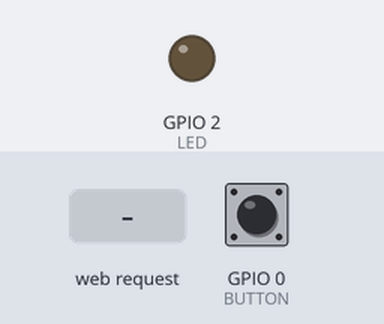
Bench run of a sketch on a simulated ESP8266 (NodeMCU). On the bench: output pins drawn as LEDs (lit = HIGH). The inputs (shaded band) are chosen by the test bench; at power-on: GPIO 0 (BUTTON) HIGH. WiFi joins after 1.5 s; servers stay silent unless stated; what the sketch prints to the serial monitor is not drawn.

Above: at 2.7 s.
2.8 s: HTTP request GET /off received
At 3.5 s:
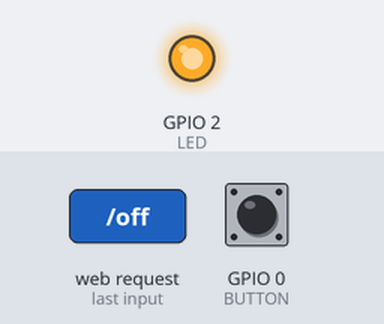
6.0 s: HTTP request GET /on received
At 7.2 s:
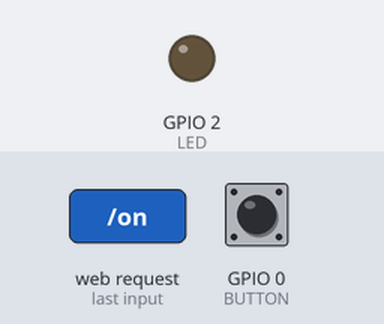
Timing chart, 0 to 9.0 s (numbered marks = the images above; inputs shaded):
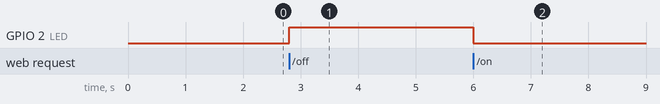

Measured:
- after the input at 2.8 s, GPIO 2 (LED): LOW → HIGH at once
- after the input at 6.0 s, GPIO 2 (LED): HIGH → LOW at once

The sketch:

2.ino
```cpp
// Плата одновременно работает в режиме сервера, и в режиме клиента.
// Сервер ожидает GET-запрос /on или /off. Клиент при нажатии на кнопку
// их отправляет (с чередованием).
// Этот код нужно загрузить на обе платы, отличие будет в ip сервера.
//
// Если нет второй платы, а проверить корректность работы нужно, нужно установить следующее ПО (галочки по умолчанию):
// 1) Wireshark - для мониторинга сети,
// 2) XAMPP - для поднятия минимально рабочего Apache-сервера на компьютере,
// 3) Postman - для отправки GET-запросов с приятным GUI (требуется регистрация)
// или можно это сделать через терминальный cUrl (обычно уже установлен).
//
// В Wireshark выбираем нужную сеть из списка (вероятно, это будет "Беспроводная сеть").
// В окошко фильтра вставляем следующую строку "ip.addr==192.168.1.107 && http", замените ip-адрес на адрес платы,
// который можно узнать из Монитора Порта, загрузив код на плату. Теперь вы будете видеть все HTTP-запросы, которые
// плата отправляет или получает.
//
// В XAMPP нажимаем кнопку Start, что соответсвует пункту Apache. Теперь сервер запущен. IP-адрес можете узнать через
// команду ipcofig. С нажатием кнопки flash сервер будет молча принимать запросы, но это будет отображаться в Wireshark.
//
// Для отправки GET-запроса в интерфейсе Postman нажмите на плюсик и введите http://192.168.1.107:80/on или http://192.168.1.107:80/off.
// В случае с curl введите в терминал curl http://192.168.1.107:80/on. На выведенные ошибки осбого внимания не обращаем, это не помешает работе.

#include <ESP8266WiFi.h>
#include <ESP8266HTTPClient.h>

const char* ssid = "Name";  // Your Wi-Fi Name
const char* password = "Password";   // Wi-Fi Password
const char* serverIP = "192.168.1.105"; // IP адрес сервера
const int LED = 2;
const int BUTTON = 0;
bool ledState = false;

WiFiServer server(80);

void setup() {
  Serial.begin(115200);
  pinMode(LED, OUTPUT);
  pinMode(BUTTON, INPUT_PULLUP);

  Serial.print("Connecting to the Network");
  WiFi.begin(ssid, password);

  while (WiFi.status() != WL_CONNECTED)
  {
    delay(500);
    Serial.print(".");
  }
  Serial.println("\nWiFi connected");

  server.begin();
  Serial.println("Server started");

  Serial.print("Your IP Address: ");
  Serial.println(WiFi.localIP());
}

void handleServer() {
  WiFiClient client = server.available();
  if (client) {
    while (client.connected()) {
      if (client.available()) {
        String request = client.readStringUntil('\r');
        Serial.print("Received Request: ");
        Serial.println(request);
        if (request.indexOf("/off") != -1) { // '/off' для выключения
          digitalWrite(LED, HIGH); // Выключаем светодиод
        }
        else if (request.indexOf("/on") != -1) { // '/on' для включения
          digitalWrite(LED, LOW); // Включаем светодиод
        }
        break;
      }
    }
    client.stop();
  }
}

void sendToggleRequest() {
  Serial.println("Sending Toggle Request");
  HTTPClient http;
  WiFiClient client = server.available();
  String requestPath = ledState ? "/off" : "/on";
  ledState = !ledState;
  http.begin(client,"http://" + String(serverIP) + ":80" + requestPath);
  int httpCode = http.GET();

  if (httpCode > 0)
    Serial.printf("[HTTP] GET code: %d\n", httpCode);
  else
    Serial.printf("[HTTP] GET failed, error: %s\n", http.errorToString(httpCode).c_str());

  http.end();
}


void handleClient() {
  if (digitalRead(BUTTON) == LOW) {
    sendToggleRequest();
    delay(1000);  // Дополнительная задержка для предотвращения дребезга кнопки
  }
}


void loop() {
  handleServer();
  handleClient();
}
```
